Frame 1 (no input): blank canvas, image omitted
Frame 60 (the mouse pressed at the canvas centre just before this capture): blank canvas, image omitted
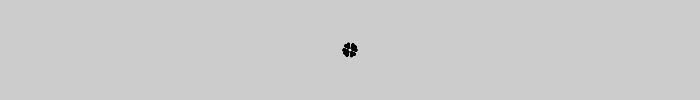
Frame 120 (the mouse held since frame 60 and released just before this capture)

The Processing sketch whose frames 1 and 60 were blank and that drew this single picture after the mouse press (run headless with seeded random() and noise(); from frame 60 on, the mouse is pressed at the canvas centre):

// Processing sketch: Ex_15
// ── Ex_15.pde
int angle = 0;

void setup() {
  size(700, 100);
  noStroke();
  fill(0, 102);
}

void draw() {
  if (mousePressed == true) {  
    angle += 10;
    float val = cos(radians(angle)) * 6.0;
    // Draw an cluster of circles
    for (int a = 0; a < 360; a += 75) {
      float xoff = cos(radians(a)) * val;
      float yoff = sin(radians(a)) * val;
      fill(0);
      ellipse(mouseX + xoff, mouseY + yoff, val/2, val/2);
    }
    fill(255);
    ellipse(mouseX, mouseY, 2, 2);
  }
}
